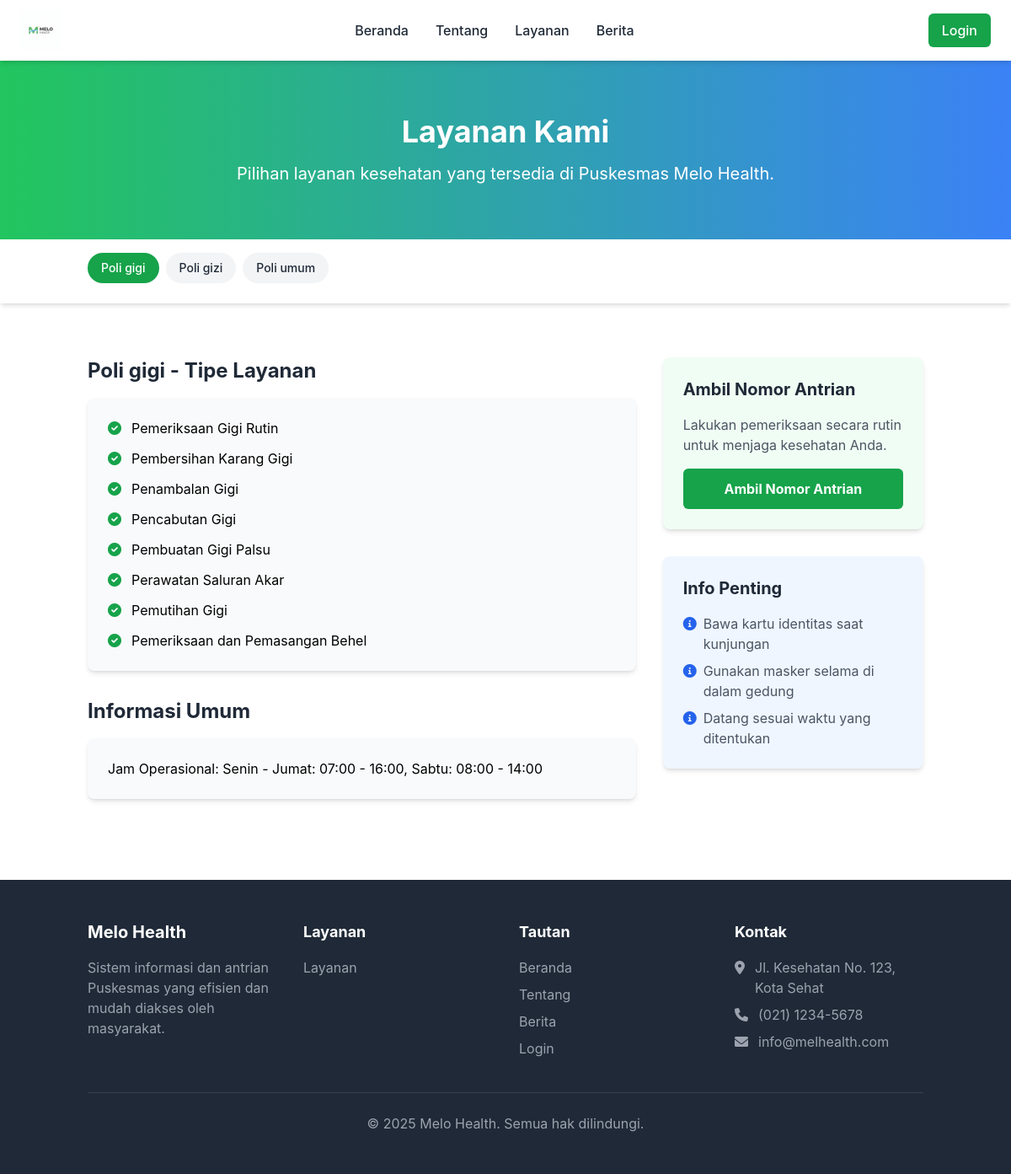
The page /layanan.php on the database as committed earlier.
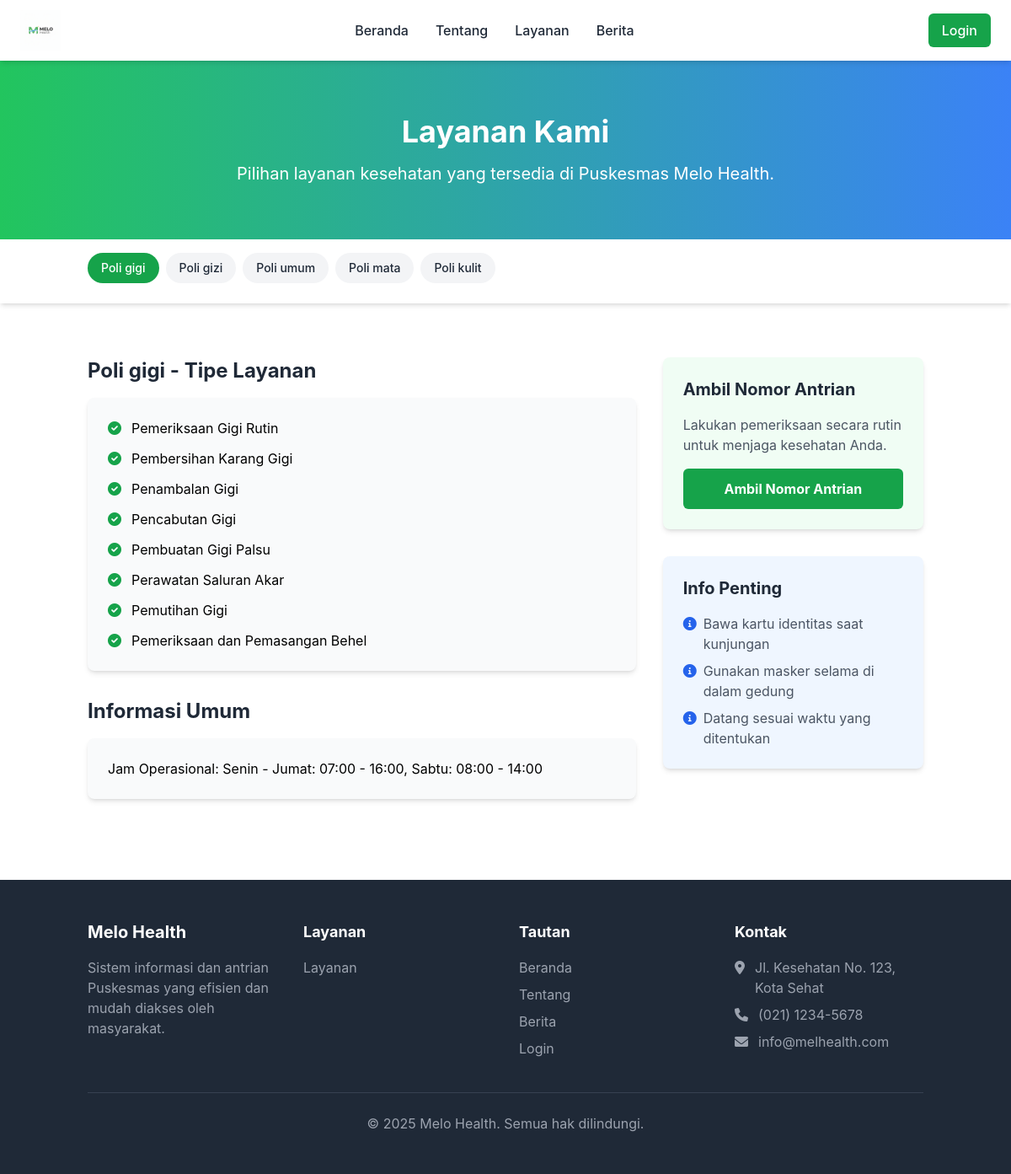
The same page on the database as committed later.
### tables this page shows
CREATE TABLE `poli` (
  `id` int NOT NULL,
  `nama_poli` varchar(100) NOT NULL,
  `tipe_layanan` text NOT NULL,
  `informasi_umum` text NOT NULL
);

### layanan.php (the view, shortened to what the changed rows need)
<?php
require_once 'includes/functions.php';
try {
    $stmt = $pdo->query("SELECT * FROM poli ORDER BY id ASC");
    $poli_list = $stmt->fetchAll(PDO::FETCH_ASSOC);
    $selected_poli = $poli_list[0];
} catch (PDOException $e) {
    header("Location: index.php");
    exit();
}
$poli_name_display = ucfirst(str_replace(['poli_', '_'], ['Poli ', ' '], $selected_poli['nama_poli']));
?>
<!DOCTYPE html>
<html lang="id">
<head>
    <script src="https://cdn.tailwindcss.com"></script>
    <link rel="stylesheet" href="https://cdnjs.cloudflare.com/ajax/libs/font-awesome/6.0.0/css/all.min.css">
    <link rel="stylesheet" href="assets/css/style.css">
</head>
<body class="bg-gray-50">
    <section class="bg-gradient-to-r from-green-500 to-blue-500 text-white py-16">
        <div class="container mx-auto px-4 text-center">
            <h1 class="text-4xl font-bold mb-4">Layanan Kami</h1>
        </div>
    </section>
    <section class="bg-white py-4 shadow-md sticky top-[70px] z-40">
        <div class="container mx-auto px-4">
            <div class="flex overflow-x-auto space-x-2 pb-2 scrollbar-hide">
                <?php foreach ($poli_list as $p): ?>
                    <?php
                    $p_display_name = ucfirst(str_replace(['poli_', '_'], ['Poli ', ' '], $p['nama_poli']));
                    $is_active = ($p['id'] == $selected_poli['id']) ? 'bg-green-600 text-white' : 'bg-gray-100 text-gray-800 hover:bg-gray-200';
                    ?>
                    <a href="layanan.php?poli_id=<?php echo $p['id']; ?>" class="flex-shrink-0 px-4 py-2 rounded-full text-sm font-medium transition-colors duration-300 <?php echo $is_active; ?>">
                        <?php echo htmlspecialchars($p_display_name); ?>
                    </a>
                <?php endforeach; ?>
            </div>
        </div>
    </section>
    <section class="py-16 bg-white">
        <div class="container mx-auto px-4">
            <div class="grid grid-cols-1 lg:grid-cols-3 gap-8">
                <div class="lg:col-span-2">
                    <div class="mb-8">
                        <h2 class="text-2xl font-bold mb-4 text-gray-800"><?php echo htmlspecialchars($poli_name_display); ?> - Tipe Layanan</h2>
                        <div class="bg-gray-50 p-6 rounded-lg shadow-md">
                            <?php
                            $layanan_list = explode(',', $selected_poli['tipe_layanan']);
                            ?>
                            <ul class="space-y-3">
                                <?php foreach ($layanan_list as $layanan): ?>
                                    <li class="flex items-start">
                                        <i class="fas fa-check-circle text-green-600 mt-1 mr-3"></i>
                                        <span><?php echo htmlspecialchars(trim($layanan)); ?></span>
                                    </li>
                                <?php endforeach; ?>
                            </ul>
                        </div>
                    </div>
                    <div class="mb-8">
                        <h2 class="text-2xl font-bold mb-4 text-gray-800">Informasi Umum</h2>
                        <div class="bg-gray-50 p-6 rounded-lg shadow-md">
                            <?php echo nl2br(htmlspecialchars($selected_poli['informasi_umum'])); ?>
                        </div>
                    </div>
                </div>
            </div>
        </div>
    </section>
</body>
</html>

Rows that differ between the two databases and show on the page:
added poli: nama_poli "Poli mata"
added poli: nama_poli "Poli kulit"
